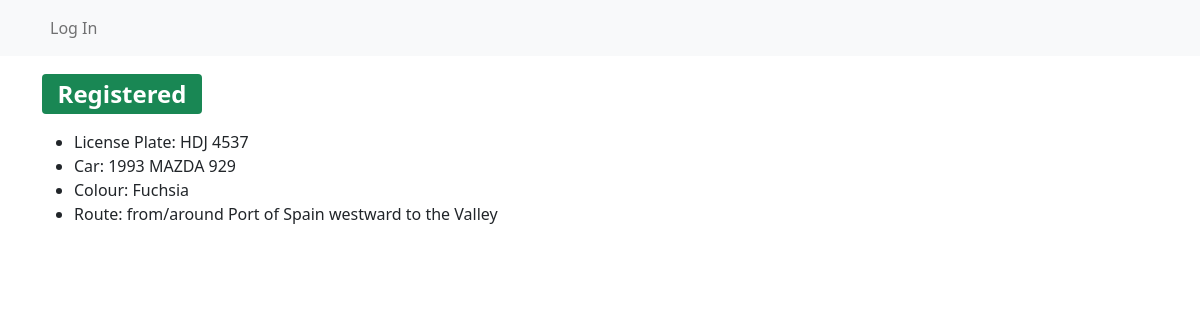
Screenshot of /validate_car/cars/1 with the database file from the repository.
### validate_car/models.py (models this page shows, shortened)
class Car(models.Model):
    make_model_year = models.CharField(max_length=128)
    license_plate = models.CharField(max_length=128)
    colour = models.CharField(max_length=128)
    route = models.CharField(max_length=128)

### validate_car/views.py (the view)
# urls.py: path('cars/<int:pk>', views.CarDetailView.as_view(), name='car-detail'),
class CarDetailView(DetailView):
    model = models.Car

### validate_car/templates/validate_car/car_detail.html (shortened to what this page needs)
{% extends 'validate_car/base.html' %}
{% block body_block %}
    <h2><span class="badge bg-success">Registered</span></h2>
    <ul>
      <li>License Plate: {{ car.license_plate }}</li>
      <li>Car: {{ car.make_model_year }} </li>
      <li>Colour: {{ car.colour }}</li>
      <li>Route: {{ car.route }}</li>
    </ul>
{% endblock %}

### rows the page displays
Car: license_plate "HDJ 4537", make_model_year "1993 MAZDA 929", colour "Fuchsia", route "from/around Port of Spain westward to the Valley"
